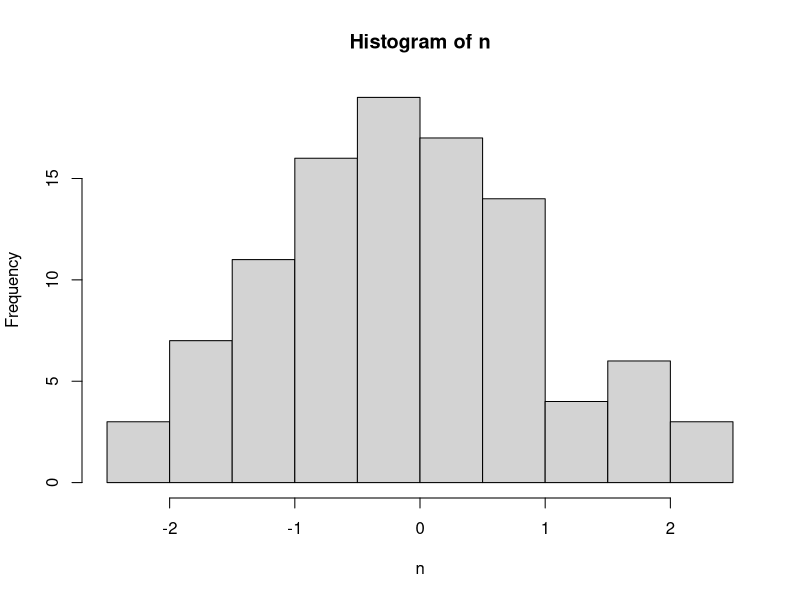
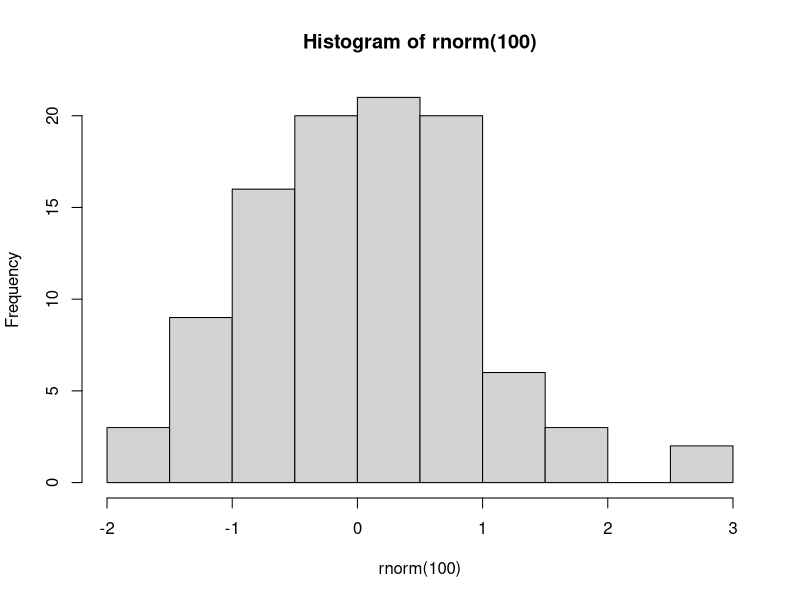

Generate these figures, in order, with R:
## ---- chunk 1
n <- rnorm(100) # 標準正規分布から100個値を取得し、nと名付ける

hist(n)　# nを用いてヒストグラムを描画
## ---- chunk 2
rnorm(100) |> 
  hist()
